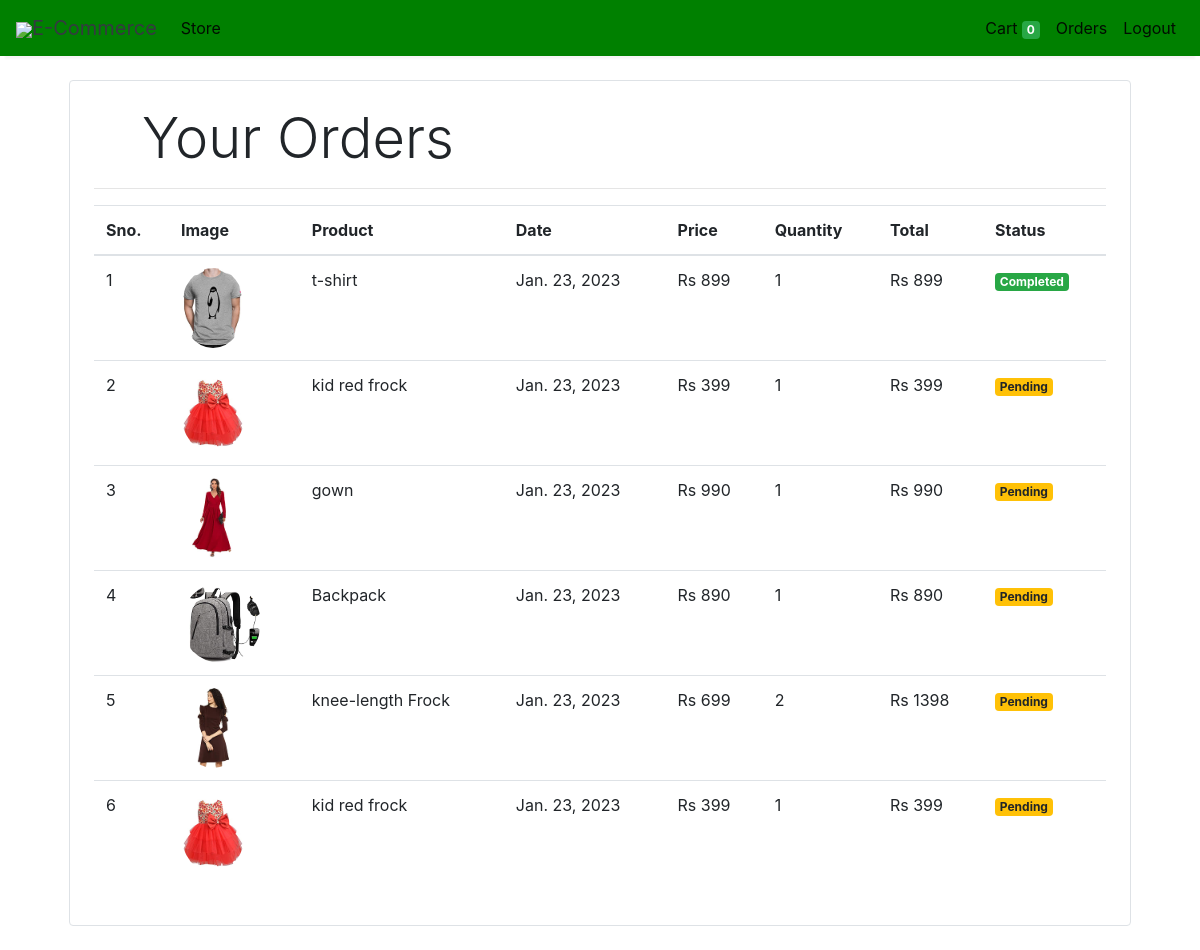
Page /orders (signed in) on the committed database.
### store/models/orders.py (models this page shows, shortened)
class Order(models.Model):
    product = models.ForeignKey(Products,
                                on_delete=models.CASCADE)
    customer = models.ForeignKey(Customer,
                                 on_delete=models.CASCADE)
    quantity = models.IntegerField(default=1)
    price = models.IntegerField()
    address = models.CharField (max_length=50, default='', blank=True)
    phone = models.CharField (max_length=50, default='', blank=True)
    date = models.DateField (default=datetime.datetime.today)
    status = models.BooleanField (default=False)
    def __str__(self):
        return self.product.name
    @staticmethod
    def get_orders_by_customer(customer_id):
        return Order.objects.filter(customer=customer_id).order_by('-date')

### store/models/product.py (models this page shows, shortened)
class Products(models.Model):
    name = models.CharField(max_length=60)
    price= models.IntegerField(default=0)
    category= models.ForeignKey(Category,on_delete=models.CASCADE,default=1 )
    description= models.CharField(max_length=250, default='', blank=True, null= True)
    image= models.ImageField(upload_to='uploads/products/')

### store/middlewares/auth.py (the view)
    def middleware(request):
        print(request.session.get('customer'))
        returnUrl = request.META['PATH_INFO']
        print(request.META['PATH_INFO'])
        if not request.session.get('customer'):
           return redirect(f'login?return_url={returnUrl}')
        response = get_response(request)
        return response

### store/templatetags/custom_filter.py (called while the page is built)
@register.filter(name='currency')
def currency(number):
    return "Rs "+str(number)

@register.filter(name='multiply')
def multiply(number , number1):
    return number * number1

### store/views/orders.py (called while the page is built)
    def get(self , request ):
        customer = request.session.get('customer')
        orders = Order.get_orders_by_customer(customer)
        print(orders)
        return render(request , 'orders.html'  , {'orders' : orders})

### store/templates/orders.html
{% extends 'base.html' %}
{% block content %}
{% load cart %}
{% load custom_filter %}
<div class="container">
   <div class="border rounded p-4 m-4">
        <p class="display-4 pl-4 ml-4">Your Orders</p>
        <hr>
        <table class="table">
            <thead>
                <tr>
                    <th>Sno.</th>
                    <th>Image</th>
                    <th>Product</th>
                    <th>Date</th>
                    <th>Price</th>
                    <th>Quantity</th>
                    <th>Total</th>
                    <th>Status</th>
                </tr>
            </thead>
            <tbody>
                {% for order in orders %}
                <tr>
                    <td>{{forloop.counter}}</td>
                    <td><img style="height: 80px;" class="rounded-circle" src="{{order.product.image.url}}" alt=""></td>
                    <td>{{order.product.name}}</td>
                    <td>{{order.date}}</td>
                    <td>{{order.price|currency}}</td>
                    <td>{{order.quantity}}</td>
                    <td>{{order.quantity|multiply:order.price|currency}}</td>
                    {% if order.status %}
                    <td><small class="badge badge-success">Completed</small></td>
                    {%else%}
                    <td><small class="badge badge-warning">Pending</small></td>
                    {% endif %}
                </tr>
                {% endfor %}
            </tbody>
        </table>
   </div>
</div>
{% endblock %}

### store/templates/base.html (shortened to what this page needs)
<!doctype html>
<html lang="en">
<head>
  <link rel="stylesheet" href="https://maxcdn.bootstrapcdn.com/bootstrap/4.0.0/css/bootstrap.min.css"
>
</head>
<body>
<nav class="one-edge-shadow
  navbar navbar-light
  sticky-top navbar
  navbar-expand-lg
  text-white">
    <a class="navbar-brand ms-3 text-dark " href="/">
    <link rel="stylesheet" href="https://use.fontawesome.com/releases/v5.7.0/css/all.css">
    <img src="https://www.freepnglogos.com/uploads/shopping-cart-png/shopping-cart-svg-png-icon-download-28.png" style="width:50px;height:50px,color:text-light;">E-Commerce</a>
    <div class="collapse navbar-collapse" id="navbarSupportedContent">
      <ul class="navbar-nav mr-auto">
        <li class="nav-item active">
          <a class="nav-link" href="/store">Store <span class="sr-only">(current)</span></a>
        </li>
          </ul>
      <ul class=" navbar-nav my-2 my-lg-0">
        <li class="nav-item active">
          <a class="nav-link" href="/cart">Cart
            <span class="badge badge-success">{{request.session.cart.keys|length}}</span>
            <span class="sr-only">(current)</span></a>
        </li>
        {% if request.session.customer %}
        <li class="nav-item active ">
          <a class="nav-link" href="/orders">Orders<span class="sr-only">(current)</span></a>
        </li>
        <li class="nav-item active ">
          <a class="nav-link" href="/logout">Logout<span class="sr-only">(current)</span></a>
        </li>
        {% endif %}
      </ul>
    </div>
  </nav>
  {% block content %}{% endblock %}
</body>
</html>

### store/templates/base.html (style rules this page uses)
nav { background-color: green; }
.one-edge-shadow { box-shadow: 0 8px 2px -5px rgb(246, 245, 245); }

### rows in the picture
Order: product.image (picture), product.name "t-shirt", date "Jan. 23, 2023", price "Rs 899", quantity "1", quantity|multiply "Rs 899", status "Completed"
Order: product.image (picture), product.name "kid red frock", date "Jan. 23, 2023", price "Rs 399", quantity "1", quantity|multiply "Rs 399", status "Pending"
Order: product.image (picture), product.name "gown", date "Jan. 23, 2023", price "Rs 990", quantity "1", quantity|multiply "Rs 990", status "Pending"
Order: product.image (picture), product.name "Backpack", date "Jan. 23, 2023", price "Rs 890", quantity "1", quantity|multiply "Rs 890", status "Pending"
Order: product.image (picture), product.name "knee-length Frock", date "Jan. 23, 2023", price "Rs 699", quantity "2", quantity|multiply "Rs 1398", status "Pending"
Order: product.image (picture), product.name "kid red frock", date "Jan. 23, 2023", price "Rs 399", quantity "1", quantity|multiply "Rs 399", status "Pending"

### other values in the picture
{{ request.session.cart.keys|length }} "0"
